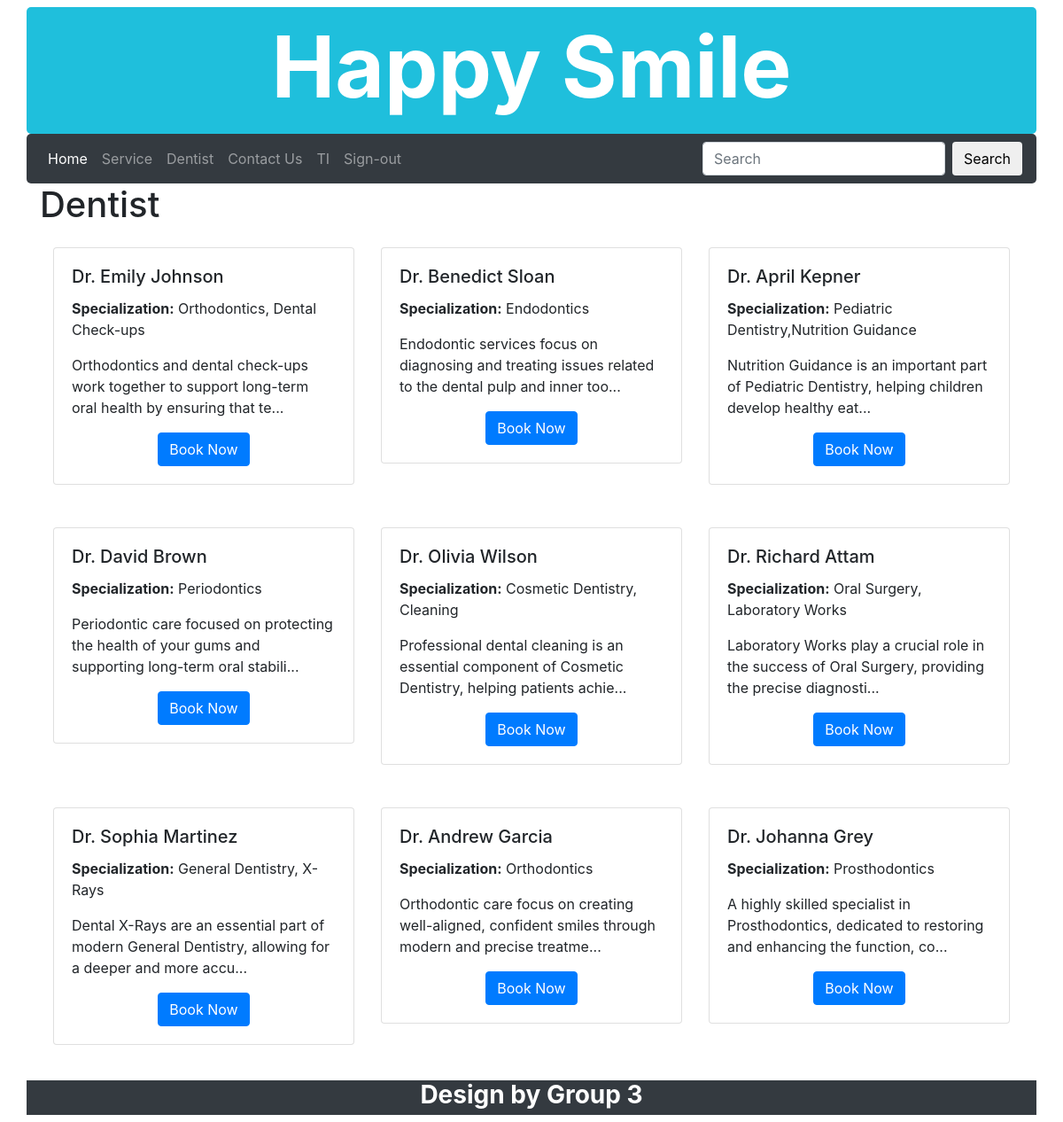
The page /search.php (signed in) on the database its author committed.
### tables this page shows
CREATE TABLE `Dentist` (
  `DentistID` int(11) NOT NULL,
  `FullName` varchar(100) NOT NULL,
  `Specialization` varchar(100) DEFAULT NULL,
  `Phone` varchar(20) DEFAULT NULL,
  `Email` varchar(100) DEFAULT NULL,
  `Detail` text DEFAULT NULL,
  `Image` varchar(255) DEFAULT 'default-doctor.jpg',
  `UserID` int(11) DEFAULT NULL
);

### search.php (the view, shortened to what this page needs)
<!DOCTYPE html>
<html lang="en">
<head>
    <link rel="stylesheet" href="https://maxcdn.bootstrapcdn.com/bootstrap/4.1.3/css/bootstrap.min.css">
</head>
<body onLoad="run_first()">
	<?php include("include/banner.inc") ?>
    <?php include("include/nav.inc") ?>
    <div class="container">
    <?php
        $conn  = db_connect();
        $key = '';
		$sql = "SELECT * FROM dentist";
        $sql = $sql . " WHERE (FullName like '%$key%') or (Specialization like '%$key%') or (Detail like '%$key%');";
		$result = $conn -> query($sql);
		print "<h1>Dentist</h1>\n";
        print "<div class='container mt-4'>\n";
        print "<div class='row'>\n";
        $count = 0;
        while ($row = $result->fetch_assoc()) {
            $DentistID = $row['DentistID'];
            $FullName = $row["FullName"];
            $Specialization = $row["Specialization"];
            $Detail = $row["Detail"];
            $shortDetail = strlen($Detail) > 100 ? substr($Detail, 0, 100) . "..." : $Detail;
            if ($count % 3 == 0 && $count != 0) {
                print "</div><div class='row mt-4'>\n";
            }
            print "<div class='col-md-4'>\n";
            print "   <div class='card mb-4'>\n";
            print "<div class='card-body'>\n";
            print "<h5 class='card-title'>$FullName</h5>\n";
            print "<p class='card-text'><strong>Specialization:</strong> $Specialization</p>\n";
            print "<p class='card-text'>$shortDetail</p>\n";
            $bookLink = 'dentistDetail.php?id=' .$DentistID;
            print "<div class='text-center mt-2'>\n";
            print " <a href='$bookLink' class='btn btn-primary'>Book Now</a>\n";
            print " </div>\n";
            print "</div>\n";
            print "   </div>\n";
            print "</div>\n";
            $count++;
        }
        print "</div></div>\n";
	?>
    </div>
	<?php include("include/footer.inc") ?>
</body>
</html>

### rows shown on the page
dentist: FullName "Dr. Emily Johnson", Specialization "Orthodontics, Dental Check-ups", Detail "Orthodontics and dental check-ups work together to support long-term oral health by ensuring that te..."
dentist: FullName "Dr. Benedict Sloan", Specialization "Endodontics", Detail "Endodontic services focus on diagnosing and treating issues related to the dental pulp and inner too..."
dentist: FullName "Dr. April Kepner", Specialization "Pediatric Dentistry,Nutrition Guidance", Detail "Nutrition Guidance is an important part of Pediatric Dentistry, helping children develop healthy eat..."
dentist: FullName "Dr. David Brown", Specialization "Periodontics", Detail "Periodontic care focused on protecting the health of your gums and supporting long-term oral stabili..."
dentist: FullName "Dr. Olivia Wilson", Specialization "Cosmetic Dentistry, Cleaning", Detail "Professional dental cleaning is an essential component of Cosmetic Dentistry, helping patients achie..."
dentist: FullName "Dr. Richard Attam", Specialization "Oral Surgery, Laboratory Works", Detail "Laboratory Works play a crucial role in the success of Oral Surgery, providing the precise diagnosti..."
dentist: FullName "Dr. Sophia Martinez", Specialization "General Dentistry, X-Rays", Detail "Dental X-Rays are an essential part of modern General Dentistry, allowing for a deeper and more accu..."
dentist: FullName "Dr. Andrew Garcia", Specialization "Orthodontics", Detail "Orthodontic care focus on creating well-aligned, confident smiles through modern and precise treatme..."
dentist: FullName "Dr. Johanna Grey", Specialization "Prosthodontics", Detail "A highly skilled specialist in Prosthodontics, dedicated to restoring and enhancing the function, co..."

### other values the page prints
$_SESSION['name'] "TI"
